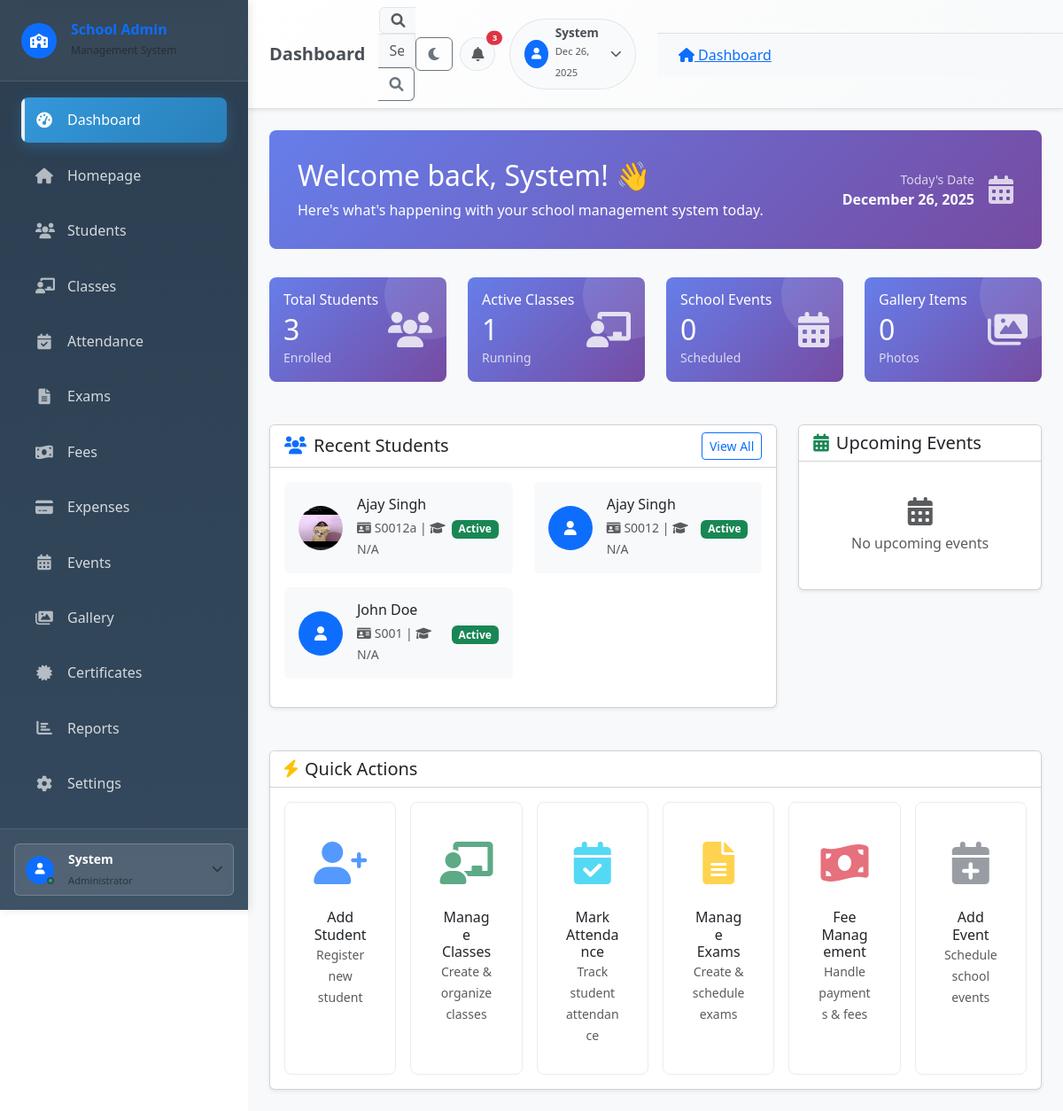
The page /admin/dashboard (signed in) on the database its author committed.
### tables this page shows
CREATE TABLE students (
    id INTEGER PRIMARY KEY AUTOINCREMENT,
    scholar_number TEXT UNIQUE,
    admission_number TEXT UNIQUE,
    admission_date DATE,
    first_name TEXT NOT NULL,
    middle_name TEXT,
    last_name TEXT NOT NULL,
    date_of_birth DATE,
    gender TEXT,
    caste_category TEXT,
    nationality TEXT DEFAULT 'Indian',
    religion TEXT,
    blood_group TEXT,
    village TEXT,
    address TEXT,
    permanent_address TEXT,
    mobile TEXT,
    email TEXT,
    aadhar_number TEXT,
    samagra_number TEXT,
    apaar_id TEXT,
    pan_number TEXT,
    previous_school TEXT,
    medical_conditions TEXT,
    photo TEXT,
    father_name TEXT,
    mother_name TEXT,
    guardian_name TEXT,
    guardian_contact TEXT,
    class_id INTEGER,
    roll_number INTEGER,
    is_active INTEGER DEFAULT 1,
    created_at DATETIME DEFAULT CURRENT_TIMESTAMP,
    updated_at DATETIME DEFAULT CURRENT_TIMESTAMP,
    FOREIGN KEY (class_id) REFERENCES classes(id)
);

### views/admin/dashboard.php (the view, shortened to what the rows shown need)
<div class="welcome-section">
    <div class="row align-items-center">
        <div class="col-md-8">
            <h2>Welcome back, <?php echo $_SESSION['user']['first_name'] ?? 'Admin'; ?>! 👋</h2>
            <p class="mb-0">Here's what's happening with your school management system today.</p>
        </div>
        <div class="col-md-4 text-end">
            <div class="d-flex align-items-center justify-content-end">
                <div class="me-3">
                    <small class="d-block opacity-75">Today's Date</small>
                    <strong><?php echo date('F j, Y'); ?></strong>
                </div>
                <i class="fas fa-calendar-alt fa-2x opacity-75"></i>
            </div>
        </div>
    </div>
</div>
<div class="row mb-4">
    <div class="col-xl-3 col-md-6 mb-4">
        <div class="card stats-card">
            <div class="card-body">
                <div class="d-flex justify-content-between align-items-center">
                    <div>
                        <h6 class="card-title mb-1">Total Students</h6>
                        <h2 class="mb-0"><?php echo number_format($stats['total_students']); ?></h2>
                        <small class="opacity-75">Enrolled</small>
                    </div>
                    <div class="stats-icon">
                        <i class="fas fa-users"></i>
                    </div>
                </div>
            </div>
        </div>
    </div>
    <div class="col-xl-3 col-md-6 mb-4">
        <div class="card stats-card">
            <div class="card-body">
                <div class="d-flex justify-content-between align-items-center">
                    <div>
                        <h6 class="card-title mb-1">Active Classes</h6>
                        <h2 class="mb-0"><?php echo number_format($stats['total_classes']); ?></h2>
                        <small class="opacity-75">Running</small>
                    </div>
                    <div class="stats-icon">
                        <i class="fas fa-chalkboard-teacher"></i>
                    </div>
                </div>
            </div>
        </div>
    </div>
    <div class="col-xl-3 col-md-6 mb-4">
        <div class="card stats-card">
            <div class="card-body">
                <div class="d-flex justify-content-between align-items-center">
                    <div>
                        <h6 class="card-title mb-1">School Events</h6>
                        <h2 class="mb-0"><?php echo number_format($stats['total_events']); ?></h2>
                        <small class="opacity-75">Scheduled</small>
                    </div>
                    <div class="stats-icon">
                        <i class="fas fa-calendar-alt"></i>
                    </div>
                </div>
            </div>
        </div>
    </div>
    <div class="col-xl-3 col-md-6 mb-4">
        <div class="card stats-card">
            <div class="card-body">
                <div class="d-flex justify-content-between align-items-center">
                    <div>
                        <h6 class="card-title mb-1">Gallery Items</h6>
                        <h2 class="mb-0"><?php echo number_format($stats['total_gallery']); ?></h2>
                        <small class="opacity-75">Photos</small>
                    </div>
                    <div class="stats-icon">
                        <i class="fas fa-images"></i>
                    </div>
                </div>
            </div>
        </div>
    </div>
</div>
<div class="row mb-4">
    <div class="col-lg-8 mb-4">
        <div class="card shadow-sm">
            <div class="card-header bg-white d-flex justify-content-between align-items-center">
                <h5 class="mb-0"><i class="fas fa-users text-primary me-2"></i>Recent Students</h5>
                <a href="/admin/students" class="btn btn-sm btn-outline-primary">View All</a>
            </div>
            <div class="card-body">
                <?php if (!empty($stats['recent_students'])): ?>
                    <div class="row">
                        <?php foreach (array_slice($stats['recent_students'], 0, 6) as $student): ?>
                            <div class="col-md-6 mb-3">
                                <div class="d-flex align-items-center p-3 bg-light rounded">
                                    <div class="flex-shrink-0 me-3">
                                        <?php if ($student['photo']): ?>
                                            <img src="/uploads/<?php echo $student['photo']; ?>" alt="Photo" class="rounded-circle" width="50" height="50">
                                        <?php else: ?>
                                            <div class="bg-primary rounded-circle d-flex align-items-center justify-content-center" style="width: 50px; height: 50px;">
                                                <i class="fas fa-user text-white"></i>
                                            </div>
                                        <?php endif; ?>
                                    </div>
                                    <div class="flex-grow-1">
                                        <h6 class="mb-1"><?php echo $student['first_name'] . ' ' . $student['last_name']; ?></h6>
                                        <small class="text-muted">
                                            <i class="fas fa-id-card me-1"></i><?php echo $student['scholar_number']; ?> |
                                            <i class="fas fa-graduation-cap me-1"></i><?php echo $student['class_name'] ?? 'N/A'; ?>
                                        </small>
                                    </div>
                                    <div class="flex-shrink-0">
                                        <span class="badge <?php echo $student['is_active'] ? 'bg-success' : 'bg-danger'; ?>">
                                            <?php echo $student['is_active'] ? 'Active' : 'Inactive'; ?>
                                        </span>
                                    </div>
                                </div>
                            </div>
                        <?php endforeach; ?>
                    </div>
                <?php endif; ?>
            </div>
        </div>
    </div>
    <div class="col-lg-4 mb-4">
        <div class="card shadow-sm">
            <div class="card-header bg-white">
                <h5 class="mb-0"><i class="fas fa-calendar-alt text-success me-2"></i>Upcoming Events</h5>
            </div>
            <div class="card-body">
                <?php if (!empty($stats['upcoming_events'])): ?>
                    <div class="list-group list-group-flush">
                        <?php foreach ($stats['upcoming_events'] as $event): ?>
                            <div class="list-group-item px-0 border-0">
                                <div class="d-flex align-items-start">
                                    <div class="flex-shrink-0 me-3">
                                        <div class="bg-success rounded-circle d-flex align-items-center justify-content-center" style="width: 40px; height: 40px;">
                                            <i class="fas fa-calendar text-white"></i>
                                        </div>
                                    </div>
                                    <div class="flex-grow-1">
                                        <h6 class="mb-1"><?php echo $event['title']; ?></h6>
                                        <small class="text-muted">
                                            <i class="fas fa-clock me-1"></i><?php echo date('M d, Y', strtotime($event['event_date'])); ?> at <?php echo $event['event_time']; ?>
                                        </small>
                                    </div>
                                </div>
                            </div>
                        <?php endforeach; ?>
                    </div>
                <?php else: ?>
                    <div class="text-center py-4">
                        <i class="fas fa-calendar-alt fa-2x text-muted mb-2"></i>
                        <p class="text-muted mb-0">No upcoming events</p>
                    </div>
                <?php endif; ?>
            </div>
        </div>
    </div>
</div>
<div class="row">
    <div class="col-12">
        <div class="card shadow-sm">
            <div class="card-header bg-white">
                <h5 class="mb-0"><i class="fas fa-bolt text-warning me-2"></i>Quick Actions</h5>
            </div>
            <div class="card-body">
                <div class="row g-3">
                    <div class="col-xl-2 col-lg-3 col-md-4 col-sm-6">
                        <a href="/admin/students/create" class="quick-action-card card h-100">
                            <div class="card-body">
                                <div class="quick-action-icon text-primary">
                                    <i class="fas fa-user-plus"></i>
                                </div>
                                <h6 class="card-title mb-0">Add Student</h6>
                                <small class="text-muted">Register new student</small>
                            </div>
                        </a>
                    </div>
                    <div class="col-xl-2 col-lg-3 col-md-4 col-sm-6">
                        <a href="/admin/classes" class="quick-action-card card h-100">
                            <div class="card-body">
                                <div class="quick-action-icon text-success">
                                    <i class="fas fa-chalkboard-teacher"></i>
                                </div>
                                <h6 class="card-title mb-0">Manage Classes</h6>
                                <small class="text-muted">Create & organize classes</small>
                            </div>
                        </a>
                    </div>
                    <div class="col-xl-2 col-lg-3 col-md-4 col-sm-6">
                        <a href="/admin/attendance" class="quick-action-card card h-100">
                            <div class="card-body">
                                <div class="quick-action-icon text-info">
                                    <i class="fas fa-calendar-check"></i>
                                </div>
                                <h6 class="card-title mb-0">Mark Attendance</h6>
                                <small class="text-muted">Track student attendance</small>
                            </div>
                        </a>
                    </div>
                    <div class="col-xl-2 col-lg-3 col-md-4 col-sm-6">
                        <a href="/admin/exams" class="quick-action-card card h-100">
                            <div class="card-body">
                                <div class="quick-action-icon text-warning">
                                    <i class="fas fa-file-alt"></i>
                                </div>
                                <h6 class="card-title mb-0">Manage Exams</h6>
                                <small class="text-muted">Create & schedule exams</small>
                            </div>
                        </a>
                    </div>
                    <div class="col-xl-2 col-lg-3 col-md-4 col-sm-6">
                        <a href="/admin/fees" class="quick-action-card card h-100">
                            <div class="card-body">
                                <div class="quick-action-icon text-danger">
                                    <i class="fas fa-money-bill-wave"></i>
                                </div>
                                <h6 class="card-title mb-0">Fee Management</h6>
                                <small class="text-muted">Handle payments & fees</small>
                            </div>
                        </a>
                    </div>
                    <div class="col-xl-2 col-lg-3 col-md-4 col-sm-6">
                        <a href="/admin/events" class="quick-action-card card h-100">
                            <div class="card-body">
                                <div class="quick-action-icon text-secondary">
                                    <i class="fas fa-calendar-plus"></i>
                                </div>
                                <h6 class="card-title mb-0">Add Event</h6>
                                <small class="text-muted">Schedule school events</small>
                            </div>
                        </a>
                    </div>
                </div>
            </div>
        </div>
    </div>
</div>
<?php
include 'layout.php';
?>

### core/Router.php (shortened to what the rows shown need)
<?php
class Router {
    private $routes = [];
    private $basePath = '';
    public function __construct($basePath = '') {
        $this->basePath = $basePath;
    }
    private function addRoute($method, $path, $handler) {
        $path = $this->basePath . $path;
        $this->routes[$method][$path] = $handler;
    }
    public function dispatch() {
        $requestMethod = $_SERVER['REQUEST_METHOD'];
        $requestUri = parse_url($_SERVER['REQUEST_URI'], PHP_URL_PATH);
        $requestUri = rtrim($requestUri, '/');
        if (isset($this->routes[$requestMethod])) {
            foreach ($this->routes[$requestMethod] as $path => $handler) {
                $pattern = $this->convertToRegex($path);
                if (preg_match($pattern, $requestUri, $matches)) {
                    array_shift($matches);
                    $this->callHandler($handler, $matches);
                    return;
                }
            }
        }
    }
    private function convertToRegex($path) {
        $pattern = preg_replace('/\{(\w+)\}/', '(?P<$1>[^/]+)', $path);
        return '/^' . str_replace('/', '\/', $pattern) . '$/';
    }
    private function callHandler($handler, $params) {
        $positionalParams = array_filter($params, function($key) {
            return is_int($key);
        }, ARRAY_FILTER_USE_KEY);
        if (is_callable($handler)) {
            call_user_func_array($handler, $positionalParams);
        } elseif (is_string($handler)) {
            list($controller, $method) = explode('@', $handler);
            $controllerFile = CONTROLLERS_PATH . $controller . '.php';
            if (file_exists($controllerFile)) {
                $controllerInstance = new $controller();
                if (method_exists($controllerInstance, $method)) {
                    call_user_func_array([$controllerInstance, $method], $positionalParams);
                } else {
                    throw new Exception("Method {$method} not found in {$controller}");
                }
            } else {
                throw new Exception("Controller {$controller} not found");
            }
        }
    }
}

### rows shown on the page
students: photo (picture), first_name "Ajay", last_name "Singh", scholar_number "S0012a", class_name "N/A", is_active "Active"
students: first_name "Ajay", last_name "Singh", scholar_number "S0012", class_name "N/A", is_active "Active"
students: first_name "John", last_name "Doe", scholar_number "S001", class_name "N/A", is_active "Active"

### other values the page prints
$stats['total_students'] "3"
$stats['total_classes'] "1"
$stats['total_events'] "0"
$stats['total_gallery'] "0"
